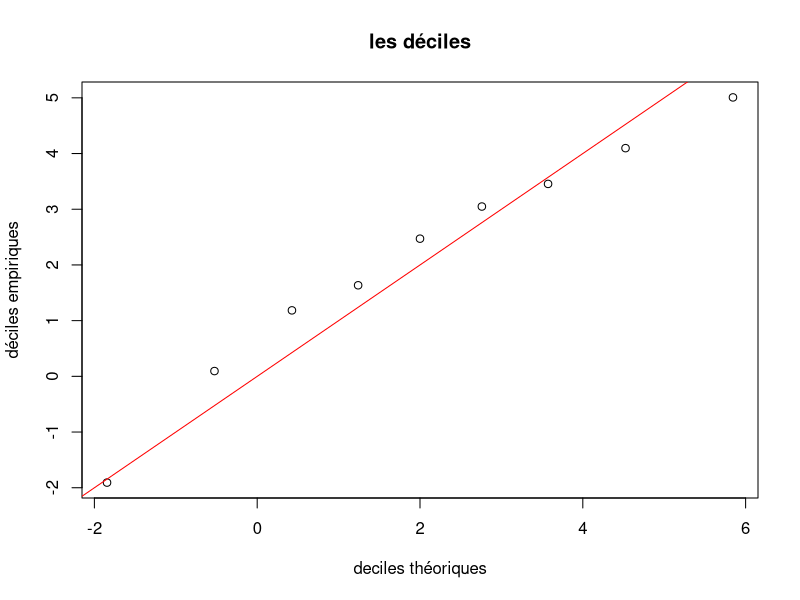
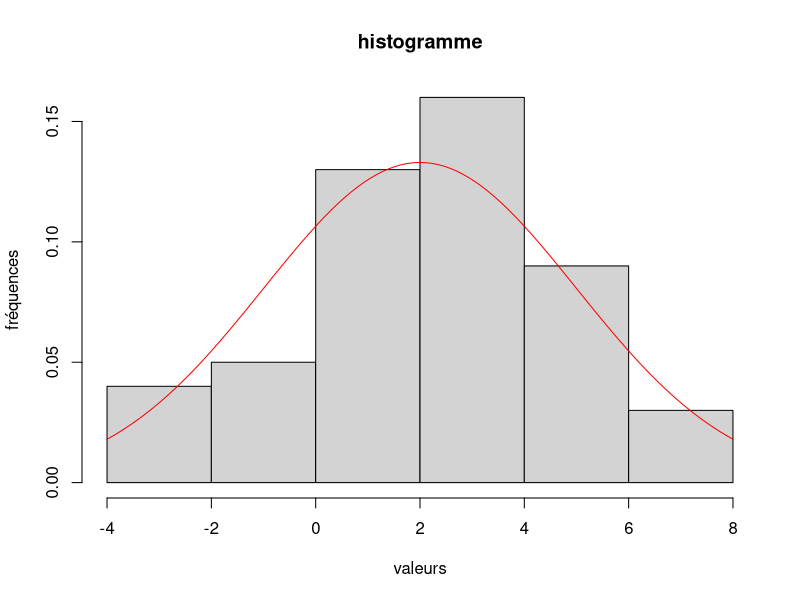

The R script that drew these images, in order:
# Dans cette partie X est une variable al ́eatoire de loi N (2, 4).

# Exercice 1 : quantiles empiriques ou th ́eoriques
# Le quantile empirique d’ordre α d’un  ́echantillon de n tirages ind ́ependants x1, x2, ..., xn de X est la
# valeur pour laquelle, la proportion des xi qui se trouvent inf ́erieurs ou  ́egaux `a cette valeur, vaut α. Le
# quantile th ́eorique d’ordre α appel ́e quantile (et calcul ́e par la fonction de quantile qnorm()) est la valeur
# telle que la probabilit ́e que X soit inf ́erieur ou  ́egal `a cette valeur, vaille α

# 1. Simuler un  ́echantillon de taille n = 50 de X et l’affecter `a x.

mu <- 2
sigma <- 3
n <- 50

x <- rnorm(n, mu, sigma)

# 2. Calculer les quantiles empiriques d’ordre 10%, 20%, ..., 90% de x (appel ́es aussi les d ́eciles empiriques
# car ils permettent de couper l’ ́echantillon en dix) `a l’aide de la fonction quantile() et en utilisant
# l’option type=1.

demp <- quantile(x, probs = seq(0.1, 0.9, 0.1), type = 1)

# 3. Calculer les quantiles th ́eoriques d’ordre 10%, 20%, ..., 90% de X `a l’aide de la fonction qnorm()

dtheo <- qnorm(seq(0.1, 0.9, 0.1), mu, sigma)

# 4. Faire un graphe des 9 points d’abscisses les d ́eciles et d’ordonn ́ees les d ́eciles empiriques. Ajouter
# la droite y = x. Commentaire

plot(dtheo, demp, main = "les déciles", xlab = "deciles théoriques", ylab = "déciles empiriques")
abline(0, 1, col = "red")

# 5. Faire un histogramme des observations tir ́ees et y superposer la densit ́e de la loi N (2, 4). Commen-
# taire.

hist(x, main = "histogramme", xlab = "valeurs", ylab = "fréquences", freq = FALSE)
curve(dnorm(x, mu, sigma), col = "red", add = TRUE)
